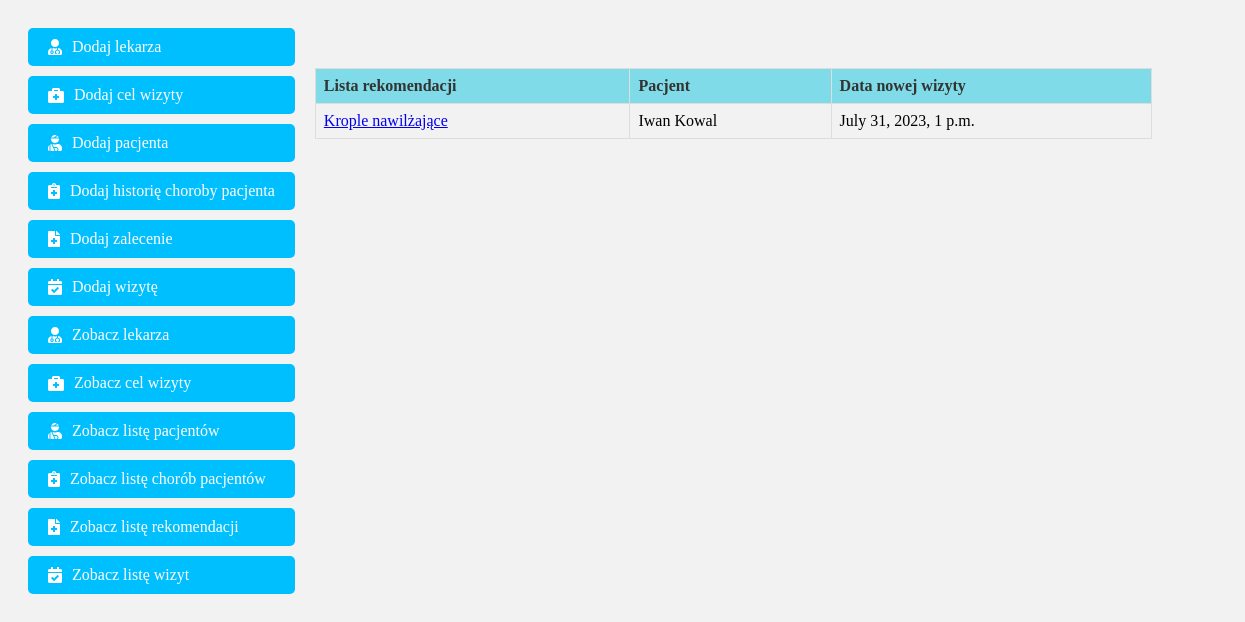
Page /show_recommendations/ on the earlier database version.
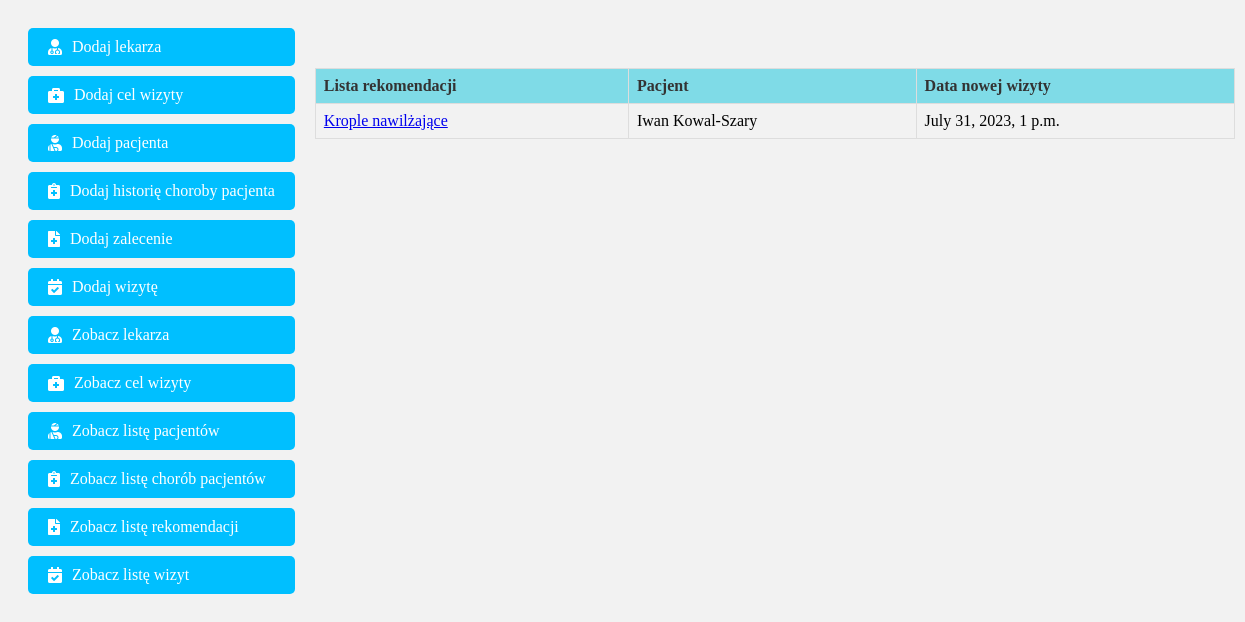
Same page on the later database version.
### registration/models.py (models this page shows, shortened)
class Recommendation(models.Model):
    recommendations = models.CharField(max_length=64)
    patient = models.ForeignKey(Patient, on_delete=models.CASCADE)
    new_visit_date = models.DateTimeField()

class Patient(models.Model):
    name = models.CharField(max_length=64)
    surname = models.CharField(max_length=64)
    def __str__(self):
        return f'{self.name} {self.surname}'

### registration/views.py (the view)
# urls.py: path('show_recommendations/', views.LetShowRecommendation.as_view(), name='show_recommendation'),
class LetShowRecommendation(View):
    def get(self, request):
        db_recommendation = Recommendation.objects.all()
        return render(request, 'show_recommendation.html', {'recommendations': db_recommendation})

### templates/show_recommendation.html
{% extends 'index.html' %}
{% block content %}
<table class="nice-table">
    <thead>
        <tr>
            <th>Lista rekomendacji</th>
            <th>Pacjent</th>
            <th>Data nowej wizyty</th>
        </tr>
    </thead>
    <tbody>
        {% for recommendation in recommendations %}
        <tr>
            <td><a href="/show_recommendations/{{ recommendation.id }}">{{ recommendation.recommendations }}</a></td><td><a> {{ recommendation.patient }}</a></td> <td><a> {{ recommendation.new_visit_date }}</a></td>
        </tr>
        {% endfor %}
    </tbody>
</table>
{% endblock %}

Differences in the rows shown:
changed through a linked row, Recommendation "Krople nawilżające": patient "Iwan Kowal" → "Iwan Kowal-Szary"
